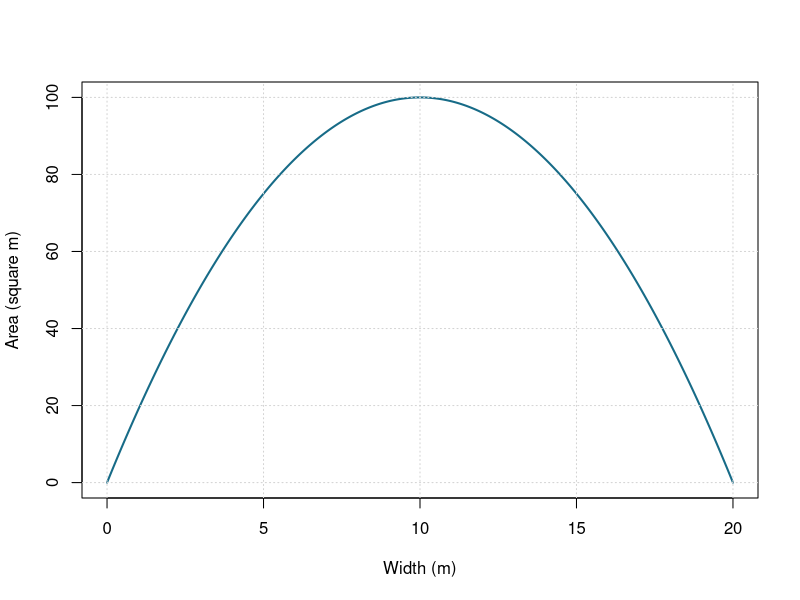

Reproduce this figure in R.
# Applied investigation: Designing a rectangular enclosure
# 1. Define the input domain and model
x <- seq(0, 20, length.out = 301)
y <- x*(20-x)

# 2. Inspect numerical predictions
idx <- unique(round(seq(1, length(x), length.out = 5)))
print(data.frame(input = x[idx], output = y[idx]))

# 3. Visualize the model with labeled axes
plot(x, y, type = "l", lwd = 2, col = "#176B87",
     xlab = "Width (m)", ylab = "Area (square m)")
grid()

# 4. Check the sampled output range
print(range(y))
